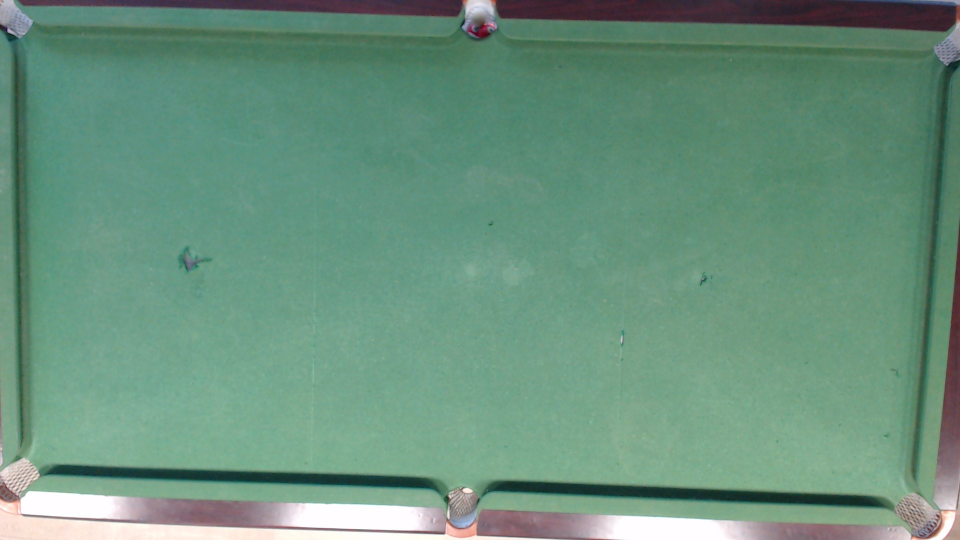
#> input picture perfectswish/object_detection/detect_objects_test_images/blank.jpg, 1920 x 1080 px, found by its file name (shown at 1/2 size)
$ python detect_objects.py   (older library calls are emulated)
#> lines starting #> are read from the running program, lines starting #| are printed output that depends on the picture; after the words box and inside, x2 and y2 are one past the last pixel; in counts of white or black regions, pixels touching at a corner belong together
#> further down, board_image is the input picture: shape (1080, 1920, 3); mean B, G, R 124.9, 145.8, 105.5
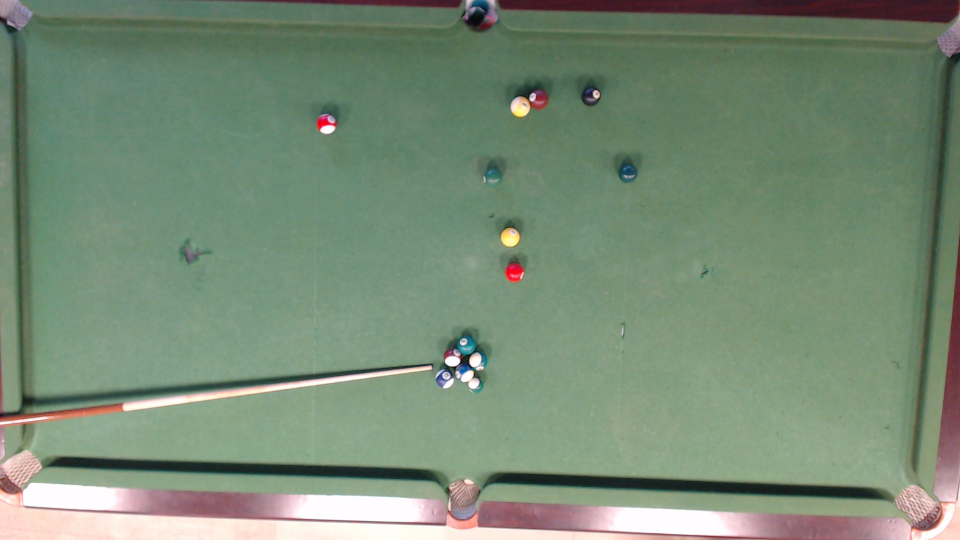
#> input picture perfectswish/object_detection/detect_objects_test_images/cue_six_balls_and_free.jpg, 1920 x 1080 px, found by its file name (shown at 1/2 size)
#> further down, balls_image is the input picture: shape (1080, 1920, 3); mean B, G, R 117.5, 139.4, 119.7
import cv2
import numpy as np
from cv2 import Mat
from typing import Union, List, Tuple
from perfectswish.api.utils import Colors
from perfectswish.api.common_objects import Ball, WhiteBall, Cue

Image = Union[Mat, np.ndarray]


# [4 lines left out: function subtract_images, not called in this run]


def find_circularity(cnt, perimeter, area, circularity_thersold=0.3):
    if perimeter == 0:
        return False
    circularity = 4 * np.pi * (area / (perimeter * perimeter))
    if circularity_thersold < circularity <= 1.6:
        return True
    return False


def find_circles(balls_image, contours, min_radius=9, max_radius=25):
    balls_center_radius = []
    image_with_circles = balls_image.copy()
    for cnt in contours:
        perimeter = cv2.arcLength(cnt, True)
        area = cv2.contourArea(cnt)
        if find_circularity(cnt, perimeter, area):
            (x, y), radius = cv2.minEnclosingCircle(cnt)
            center = (int(x), int(y))
            radius = int(radius)
            if radius > min_radius and radius < max_radius:
                cv2.circle(image_with_circles, center, radius, (0, 255, 0), 2)
                ball = (center, radius)
                balls_center_radius.append(ball)
    return balls_center_radius, image_with_circles


def erision_dilation(mask, kernel_e_num: int, kernel_d_num: int):
    kernel_e = np.ones((kernel_e_num, kernel_e_num), np.uint8)
    kernel_d = np.ones((kernel_d_num, kernel_d_num), np.uint8)
    mask = cv2.erode(mask, kernel_e, iterations=1)
    mask = cv2.dilate(mask, kernel_d, iterations=1)
    return mask


def take_threshold(bilateral_color, threshold=40, balls_image=None):
#> called with threshold = 60
    mask = np.any(bilateral_color > threshold, axis=-1).astype(np.uint8) * 255
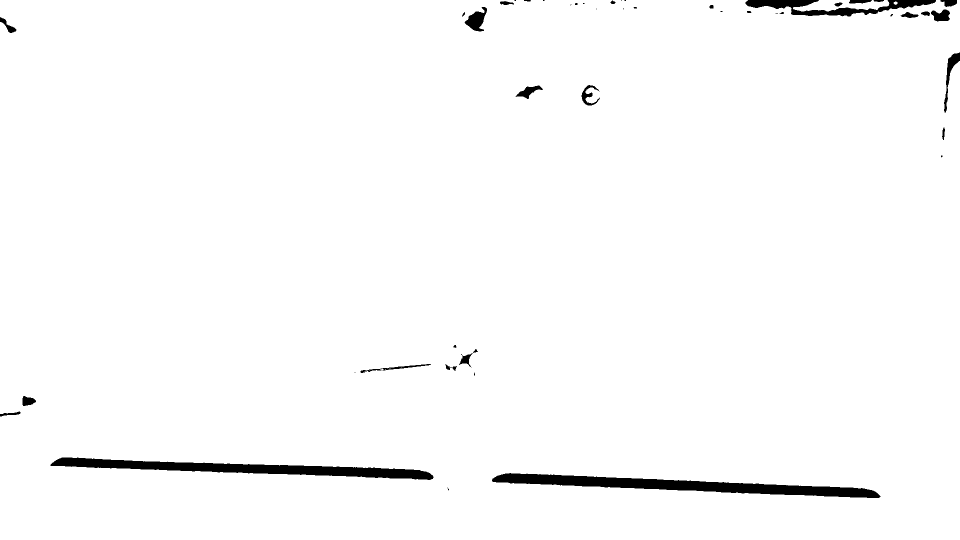
#> mask: shape (1080, 1920) (shown at 1/2 size); 98% white; 46 black regions (17 under 20 px), largest, box (x1, y1, x2, y2) and area: (984, 946, 1761, 996) 14811, (101, 915, 867, 960) 13278, (1491, 0, 1872, 33) 5019
    # every pixel that is black in the mask image, will be black in the balls image
    balls_image_subtracted = cv2.bitwise_and(balls_image, balls_image, mask=mask)

    return mask


# [10 lines left out: function images_formats, not called in this run]


def find_linear_lines(contours, img_contours):
    lines = cv2.HoughLinesP(img_contours, 1, np.pi / 180, 100, minLineLength=100, maxLineGap=10)
    if lines is None:
        return [], img_contours
    for line in lines:
        x1, y1, x2, y2 = line[0]
        cv2.line(img_contours, (x1, y1), (x2, y2), (255, 0, 0), 3)
    return lines, img_contours


def find_cue_2(ball_image, img_contours, contours):
    lines, img_contours = find_linear_lines(contours, img_contours)
    cv2.waitKey(0)
    # find the longest line and return the two points of the line, and draw it on the images
    max_length = 0
    cue_contour = None
    if lines is None:
        return ball_image, cue_contour
    for line in lines:
        x1, y1, x2, y2 = line[0]
        if (y1 < 70 or y1 > 1000) or (y2 < 70 or y2 > 1000) or (x1 < 70 or x1 > 1800) or (x2 < 70 or x2 > 1800):
            if np.arctan2(y2 - y1, x2 - x1) < 0.1 or np.arctan2(y2 - y1, x2 - x1) > 1.5:
                continue
        length = np.sqrt((x1 - x2) ** 2 + (y1 - y2) ** 2)
        if length > max_length:
            max_length = length
            cue_contour = np.array([[x1, y1], [x2, y2]])
    if cue_contour is not None:
        cv2.drawContours(ball_image, [cue_contour], -1, Colors.GREEN, 3)
    return ball_image, cue_contour


# [34 lines left out: functions calculateContourLength, find_lines, not called in this run]


def find_ball_color(image, center, radius):
    """
    # [9 lines of commented-out code are left out]
    """
    sum_white = 0
    sum_red = 0
    sum_green = 0
    sum_blue = 0
    counter = 0
    stripped = False
    radius = 5
    sum_red = image[center[1]][center[0]][2]
    sum_green = image[center[1]][center[0]][1]
    sum_blue = image[center[1]][center[0]][0]

    if sum_red > 200 and sum_green > 200 and sum_blue > 200:
        return Colors.WHITE, False
    if sum_white > 50:
        stripped = True
    if sum_red > 130 and sum_green < 100 and sum_blue < 100:
        return Colors.RED, stripped
    if sum_red < 100 and sum_green > 130 and sum_blue < 100:
        return Colors.GREEN, stripped
    if sum_red < 100 and sum_green < 100 and sum_blue > 130:
        return Colors.BLUE, stripped
    if sum_red > 130 and sum_green > 130 and sum_blue < 100:
        return Colors.YELLOW, stripped
    if sum_red > 100 and sum_green < 100 and sum_blue > 130:
        return Colors.PURPLE, stripped
    if sum_red > 130 and sum_green > 100 and sum_blue < 100:
        return Colors.ORANGE, stripped
    if sum_red < 100 and sum_green < 100 and sum_blue < 100:
        return Colors.BLACK, stripped
    if sum_red < 130 and sum_green < 130 and sum_blue < 130:
        return Colors.BROWN, stripped
    return Colors.RED, stripped


def create_ball_objects(ball_center_radius, original_image):
    balls = []
    for center_radius in ball_center_radius:
        center = center_radius[0]
        radius = center_radius[1]
        color, stripped = find_ball_color(original_image, center, radius)
        ball = Ball(np.array(center), False, 15, color, False)
        balls.append(ball)
    cue_ball = None
    for ball in balls:
        if ball.color == Colors.WHITE:
            cue_ball = WhiteBall(np.array(ball.position), False, 15, ball.color, False)
            break
    if not balls:
        return None, None
    if cue_ball is None:
        cue_ball = WhiteBall(np.array(balls[0].position), False, 15, Colors.WHITE, False)

    return balls, cue_ball


def create_cue_object(cue_contour, original_image, cue_ball_position):
    x1, y1, x2, y2 = cue_contour[0][0], cue_contour[0][1], cue_contour[1][0], cue_contour[1][1]
    distance_1 = np.sqrt((x1 - cue_ball_position[0]) ** 2 + (y1 - cue_ball_position[1]) ** 2)
    distance_2 = np.sqrt((x2 - cue_ball_position[0]) ** 2 + (y2 - cue_ball_position[1]) ** 2)
    if distance_1 > distance_2:
        direction = np.array([x2 - x1, y2 - y1])
        cue_edge = np.array([x2, y2])
    else:
        direction = np.array([x1 - x2, y1 - y2])
        cue_edge = np.array([x1, y1])
    cue = Cue(cue_edge, direction)
    return cue


def ball_objects(ball_center_radius, original_image: Image):
    balls, cue_ball = create_ball_objects(ball_center_radius, original_image)
    if cue_ball is None:
        return None, None
    if not balls:
        return None, None
    return balls, cue_ball


def cue_object(image_with_circles: Image, original_image: Image, img_contours: Image, contours, cue_ball: WhiteBall):
    image_with_circles_and_cue, cue_contour = find_cue_2(image_with_circles, img_contours, contours)
    if cue_contour is None:
        return None, image_with_circles_and_cue
    cue = create_cue_object(cue_contour, original_image, cue_ball.position)
    return cue, image_with_circles_and_cue

# [6 lines left out: function show_im, not called in this run]


def find_contours(balls_image: Image, original_image: Image):
    # subtracted_image = subtract_images(original_image, balls_image)
    # rgb = cv2.cvtColor(subtracted_image, cv2.COLOR_BGR2RGB)
    rgb = cv2.cvtColor(balls_image, cv2.COLOR_BGR2RGB)
    bilateral_color = cv2.bilateralFilter(rgb, 9, 100, 20)
    mask_image = take_threshold(bilateral_color, 60, balls_image)
    erisioned_dilated_image = erision_dilation(mask_image, 3, 3)
#> in erision_dilation, `mask = cv2.erode(mask, kernel_e, iterations=1)`:
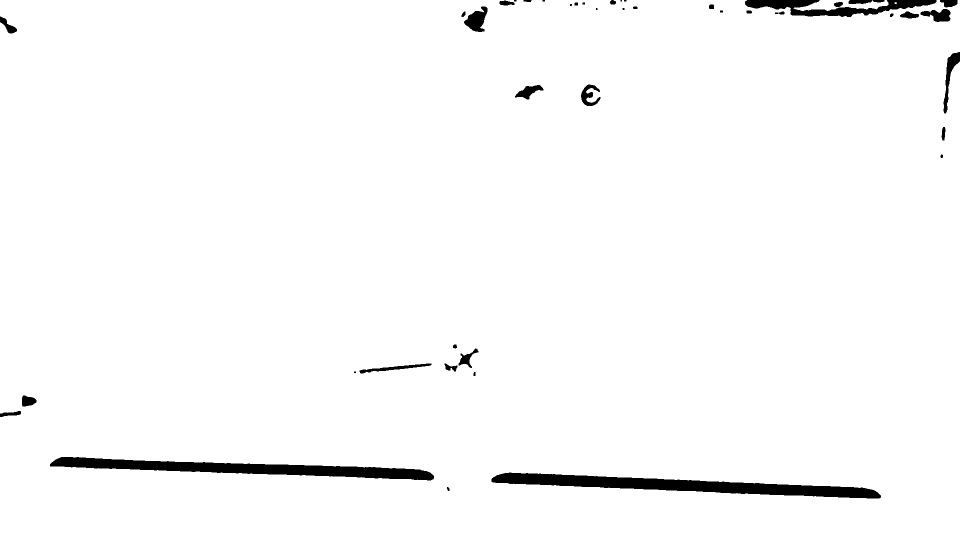
#> mask: shape (1080, 1920) (shown at 1/2 size); 97.7% white; 45 black regions (8 under 20 px), largest, box (x1, y1, x2, y2) and area: (983, 945, 1762, 997) 16512, (100, 914, 868, 961) 14963, (1490, 0, 1873, 34) 5890
#> in erision_dilation, `mask = cv2.dilate(mask, kernel_d, iterations=1)`: mask: shape (1080, 1920); 98% white; 45 black regions (17 under 20 px)
    contours, _ = cv2.findContours(erisioned_dilated_image, cv2.RETR_TREE, cv2.CHAIN_APPROX_SIMPLE)
#> contours = 43 contours, 17 with area under 20; largest, box (x1, y1, x2, y2) and area: (0, 0, 1920, 1080) 2060329, (983, 945, 1762, 997) 15602, (100, 914, 868, 961) 14060, (1586, 0, 1778, 23) 2530, (928, 13, 975, 64) 1202
    img_contours = np.zeros(erisioned_dilated_image.shape, dtype=np.uint8)
    img_contours_for_cue = np.zeros(erisioned_dilated_image.shape, dtype=np.uint8)
    cv2.drawContours(img_contours, contours, -1, Colors.WHITE, 1)
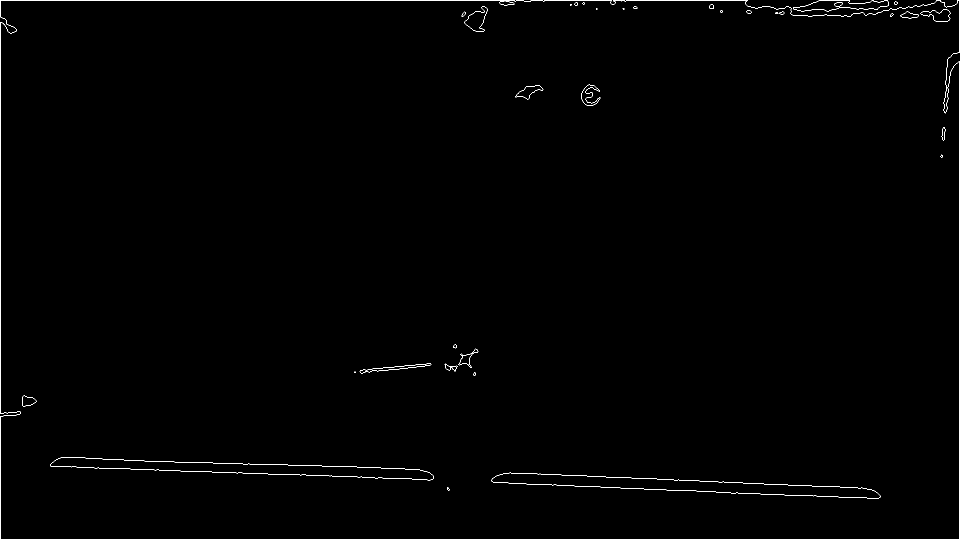
#> img_contours: shape (1080, 1920) (shown at 1/2 size); 0.56% white in thin lines or dots
    cv2.drawContours(img_contours_for_cue, contours, -1, Colors.WHITE, 1)
    # blur much the imgae for cue and threshold that will make the lines more fat
    img_contours_for_cue = cv2.GaussianBlur(img_contours_for_cue, (45, 45), 0)

    img_contours_for_cue = cv2.threshold(img_contours_for_cue, 0, 255, cv2.THRESH_BINARY + cv2.THRESH_OTSU)[1]
#> img_contours_for_cue: shape (1080, 1920); 7.1% white; 14 white regions (4 under 20 px), largest, box (x1, y1, x2, y2) and area: (0, 0, 1920, 1080) 77564, (977, 938, 1767, 1005) 29288, (95, 906, 874, 968) 27562
    img_contours_for_cue = cv2.dilate(img_contours_for_cue, np.ones((4, 4), np.uint8), iterations=1)
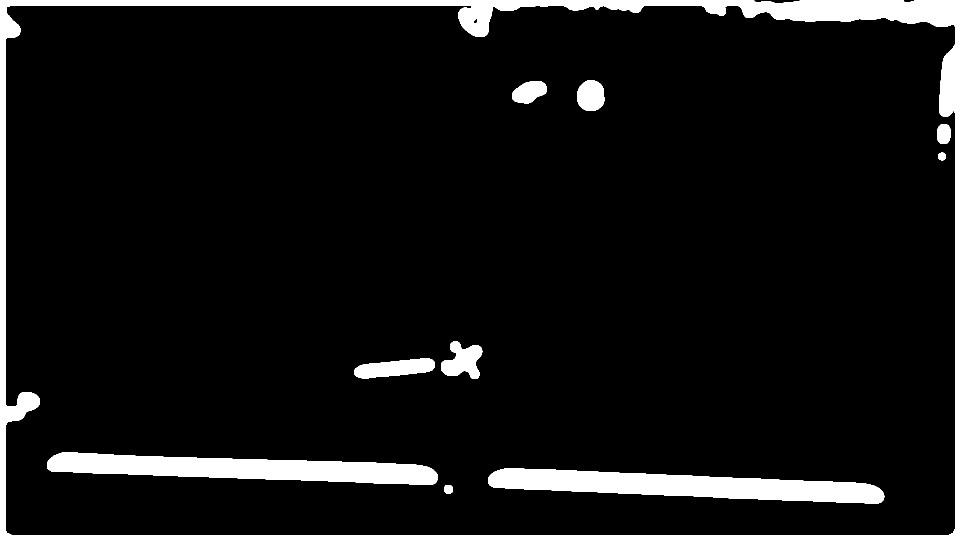
#> img_contours_for_cue: shape (1080, 1920) (shown at 1/2 size); 7.9% white; 10 white regions
    return img_contours, contours, img_contours_for_cue


def find_balls_and_circle_them(contours, balls_image: Image):
    ball_center_radius, image_with_circles = find_circles(balls_image, contours)
    return ball_center_radius, image_with_circles


def find_objects(balls_image: Image, original_image: Image, TEST=False):
    img_contours, contours, img_contours_for_cue = find_contours(balls_image, original_image)
    ball_center_radius, image_with_circles = find_balls_and_circle_them(contours, balls_image)
#> the loop in find_circles, `for cnt in contours:` made 43 passes
#> (perimeter, area, circularity in find_circularity, x, y, radius, center) on passes 1, 3, 4, 20, 21, 30, 31, 34, 37, 38, 39, 42: (19.66, 26, 0.846, 1791, 5.5, 3, (1791, 5)), (42.63, 103, 0.712, 1676.5, 7.5, 8, (1676, 7)), (6550.5, 2060329, 0.603, 959.5, 539.5, 1100, (959, 539)), (31.8, 49, 0.609, 950.3, 702.7, 5, (950, 702)), (22.73, 33.5, 0.815, 909.5, 692.5, 3, (909, 692)), (24.73, 33.5, 0.688, 1563, 25.5, 5, (1563, 25)), (26.38, 35.5, 0.641, 926.5, 28, 5, (926, 28)), (167.2, 829, 0.373, 1870.6, 31, 30, (1870, 31)), (19.9, 25.5, 0.809, 1270, 15.5, 4, (1270, 15)), (186.4, 1201.5, 0.435, 955, 36.83, 27, (954, 36)), (29.31, 63, 0.921, 1422.7, 13.43, 4, (1422, 13)), (19.07, 26.5, 0.916, 1152, 7.5, 3, (1152, 7))
#> (perimeter, area, circularity in find_circularity, x, y, radius, ball) on passes 9, 13, 18, 29, 43: (83.94, 414, 0.738, 57.02, 802, 15, ((57, 802), 15)), (76.53, 148.5, 0.319, 901.7, 732.9, 12, ((901, 732), 12)), (105.5, 345.5, 0.39, 931.6, 719.3, 17, ((931, 719), 17)), (85.36, 278.5, 0.48, 1818.5, 30.5, 18, ((1818, 30), 18)), (68.04, 170.5, 0.463, 1013.5, 6, 14, ((1013, 6), 14))
#> after the loop in find_circles, `for cnt in contours:`:
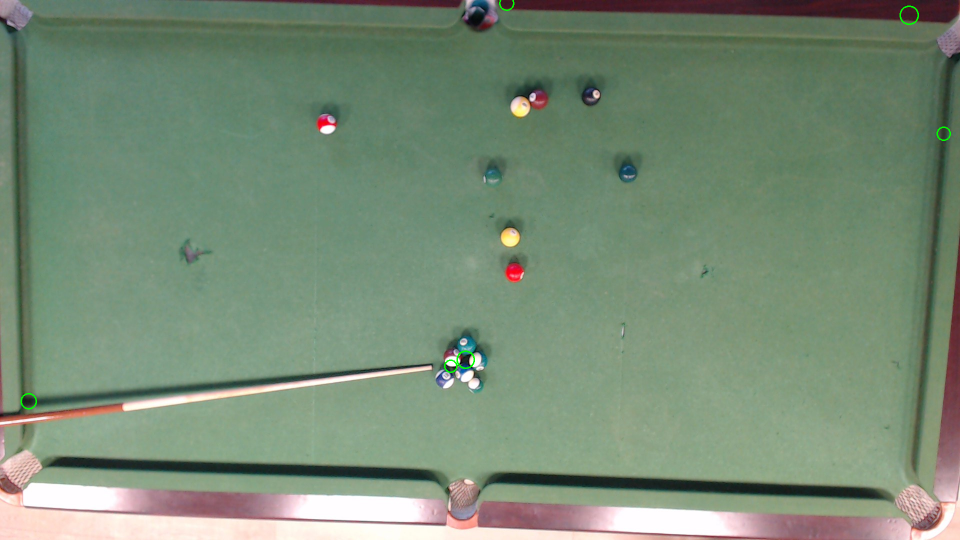
#> image_with_circles: shape (1080, 1920, 3) (shown at 1/2 size); 0.08% of pixels changed, all inside (x1, y1, x2, y2) = (41, 0, 1902, 819)
#> after the loop in find_circles, `for cnt in contours:`: balls_center_radius = [((57, 802), 15), ((901, 732), 12), ((931, 719), 17), ((1887, 267), 13), ((1818, 30), 18), ((1013, 6), 14)]
#> in find_balls_and_circle_them, `ball_center_radius, image_with_circles = find_circles(balls_image, con..`: ball_center_radius has the same summary as balls_center_radius in find_circles
#> ball_center_radius has the same summary as balls_center_radius in find_circles
    balls, cue_ball = ball_objects(ball_center_radius, original_image)
#> the loop in create_ball_objects, `for center_radius in ball_center_radius:` made 6 passes
#> (center_radius, sum_red in find_ball_color, sum_green in find_ball_color, sum_blue in find_ball_color, color) on passes 1 to 6: (((57, 802), 15), 91, 124, 93, (42, 42, 165)), (((901, 732), 12), 115, 163, 139, (0, 0, 255)), (((931, 719), 17), 114, 162, 136, (0, 0, 255)), (((1887, 267), 13), 48, 76, 61, (0, 0, 0)), (((1818, 30), 18), 52, 35, 45, (0, 0, 0)), (((1013, 6), 14), 61, 37, 50, (0, 0, 0))
#> after the loop in create_ball_objects, `for center_radius in ball_center_radius:`: balls = 6 items
#> the loop in create_ball_objects, `for ball in balls:` made 6 passes
#> balls = 6 items
    cue, image_with_circles_and_cue = cue_object(image_with_circles, original_image, img_contours_for_cue, contours,
                                                 cue_ball)
#> in find_linear_lines, `lines = cv2.HoughLinesP(img_contours, 1, np.pi / 180, 100, minLineLeng..`: lines = 208 rows, first 6: [0, 6, 1919, 6], [0, 1079, 1919, 1079], [0, 1077, 1919, 1077], [0, 1078, 1919, 1078], [0, 1072, 1919, 1072], [0, 1075, 1919, 1075]
#> the loop in find_linear_lines, `for line in lines:` made 208 passes
#> after the loop in find_linear_lines, `for line in lines:`:
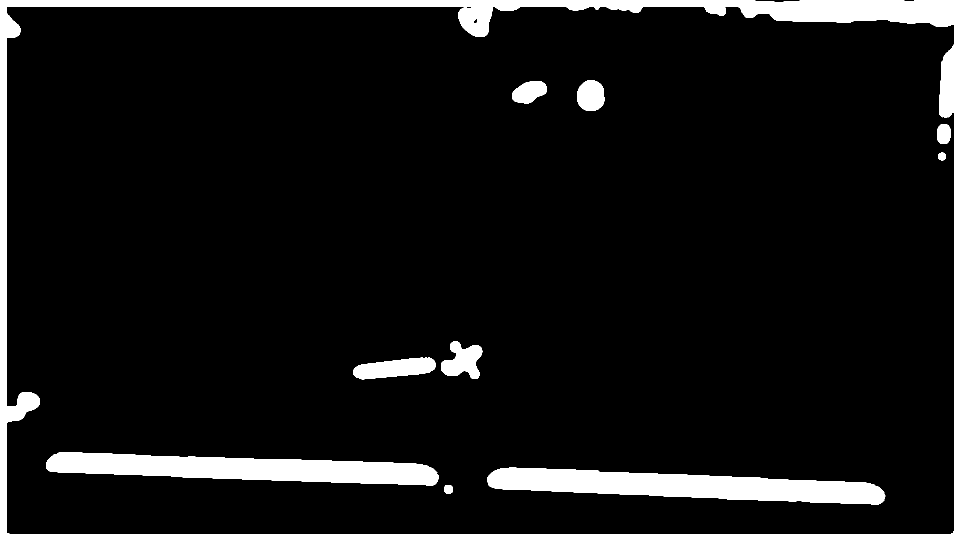
#> img_contours: shape (1080, 1920) (shown at 1/2 size); 8.7% white; 10 white regions, largest, box (x1, y1, x2, y2) and area: (0, 0, 1920, 1080) 98511, (974, 935, 1771, 1009) 34384, (92, 904, 878, 971) 32210
#> the loop in find_cue_2, `for line in lines:` made 208 passes
#> line on passes 12 to 14: [[0, 1073, 1919, 1073]], [[0, 1071, 1919, 1071]], [[0, 1, 1508, 1]]

    if TEST:
        cv2.imshow("image with circles and cue", image_with_circles_and_cue)
        cv2.waitKey(0)
    return balls, cue_ball, cue


# [14 lines left out: function return_gradient_by_color, not called in this run]


if __name__ == '__main__':
    # Made a new branch! :)
    board_image = cv2.imread(r"detect_objects_test_images\blank.jpg")
    balls_image = cv2.imread(r"detect_objects_test_images\cue_six_balls_and_free.jpg")
    find_objects(balls_image, board_image, TEST=True)
